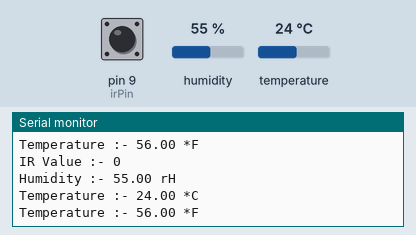
Bench run of a sketch on a simulated Arduino Uno, built with avr-gcc and run on an emulated ATmega328P. Parts: the last lines printed to the serial monitor. Inputs (shaded band) come from the test bench; at power-on: pin 9 (irPin) LOW, humidity 55 %, temperature 24 °C.

Above: at 1.8 s.
1.9 s: pin 9 (irPin) driven HIGH
At 2.6 s:
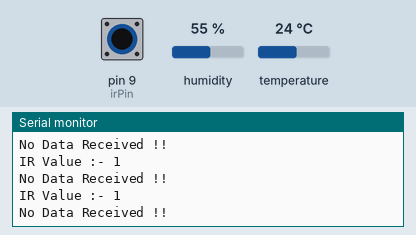
3.6 s: pin 9 (irPin) pulsed LOW 2 times (0.12 s each, 0.3 s apart)
At 4.2 s:
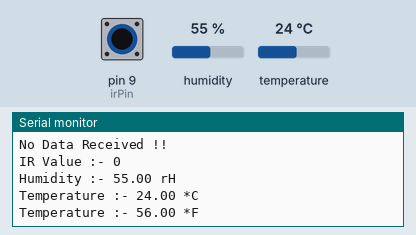

Measured:
- after the input at 1.9 s, the serial monitor: prints a new line after 0.20 s (image 1)

The sketch:

IR_Sensor_and_AHT20.ino
```cpp
#include <AHT20.h>
#include <Wire.h>
const int irPin=9;
int irVal;
float humidity;
float tempC;
float tempF;

AHT20 sensor;

void setup() {
  // put your setup code here, to run once:
  Serial.begin(9600);
  pinMode(irPin,INPUT);
}

void loop() {
  // put your main code here, to run repeatedly:
  irVal=digitalRead(irPin);
  Serial.print("IR Value :- ");
  Serial.println(irVal);
  if (irVal==1)
  {
    Serial.println("No Data Received !!");
  }
  if (irVal==0)
  {
    sensor.begin();
    humidity=sensor.getHumidity();
    tempC=sensor.getTemperature();
    tempF=(tempC*(9/5))+32;
    Serial.print("Humidity :- ");
    Serial.print(humidity);
    Serial.println(" rH");
    Serial.print("Temperature :- ");
    Serial.print(tempC);
    Serial.println(" *C");
    Serial.print("Temperature :- ");
    Serial.print(tempF);
    Serial.println(" *F");
    delay(1000);
  }
}
```
